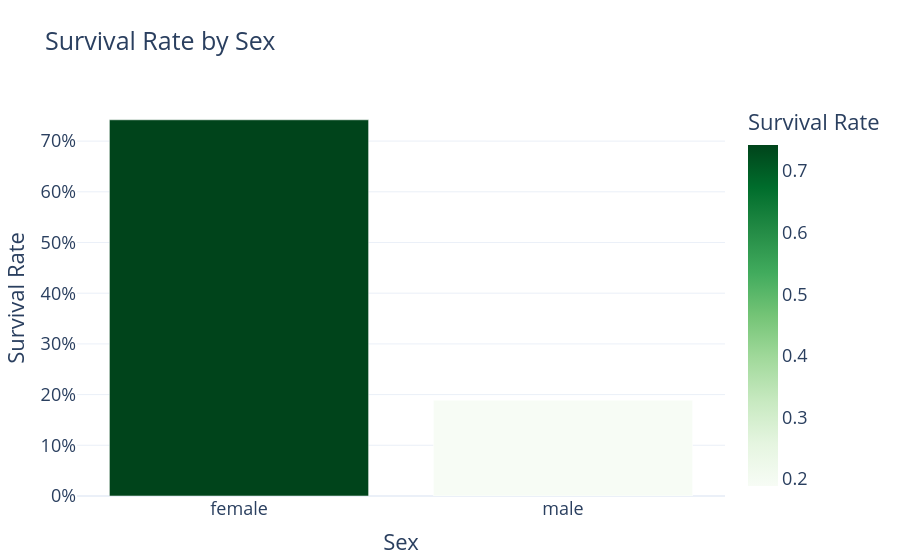

The notebook cell saved with this chart:
### Code cell
# Your DataFrame and calculation
data = passenger_df_train[['Sex', 'Survived']].groupby(['Sex'], as_index=False).mean().sort_values(by='Survived', ascending=False)

# Create a bar plot using Plotly Express
fig = px.bar(data, x='Sex', y='Survived', title='Survival Rate by Sex',
             labels={'Sex': 'Sex', 'Survived': 'Survival Rate'},
             color='Survived', color_continuous_scale='greens')

# Update layout
fig.update_layout(xaxis=dict(tickmode='linear'), yaxis_tickformat=',.0%')

### Figure 1 — Plotly figure (JSON) as saved in the notebook; plotly's stock layout.template omitted (floating-point values rounded to 4 significant figures)
{"data": [{"alignmentgroup": "True", "hovertemplate": "Sex=%{x}<br>Survival Rate=%{marker.color}<extra></extra>", "legendgroup": "", "marker": {"color": [0.742, 0.1889], "coloraxis": "coloraxis", "pattern": {"shape": ""}}, "name": "", "offsetgroup": "", "orientation": "v", "showlegend": false, "textposition": "auto", "type": "bar", "x": ["female", "male"], "xaxis": "x", "y": [0.742, 0.1889], "yaxis": "y"}], "layout": {"barmode": "relative", "coloraxis": {"colorbar": {"title": {"text": "Survival Rate"}}, "colorscale": [[0, "rgb(247,252,245)"], [0.125, "rgb(229,245,224)"], [0.25, "rgb(199,233,192)"], [0.375, "rgb(161,217,155)"], [0.5, "rgb(116,196,118)"], [0.625, "rgb(65,171,93)"], [0.75, "rgb(35,139,69)"], [0.875, "rgb(0,109,44)"], [1, "rgb(0,68,27)"]]}, "legend": {"tracegroupgap": 0}, "title": {"text": "Survival Rate by Sex"}, "xaxis": {"anchor": "y", "domain": [0, 1], "tickmode": "linear", "title": {"text": "Sex"}}, "yaxis": {"anchor": "x", "domain": [0, 1], "tickformat": ",.0%", "title": {"text": "Survival Rate"}}}}
